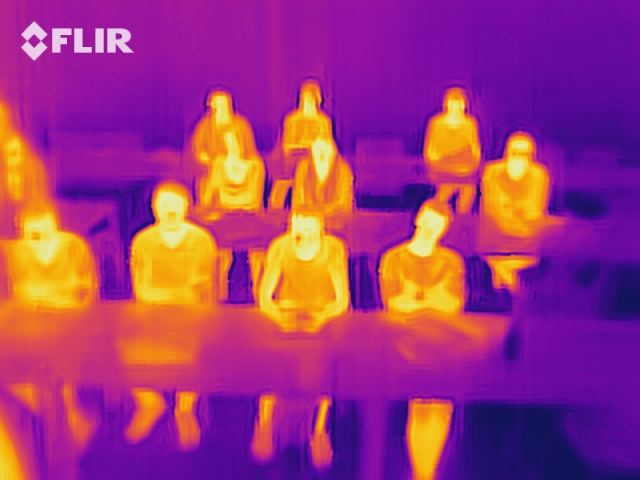
#> input picture testImages/FLIRImages/thermal3.jpg, 640 x 480 px
$ python testingThresholds.py
#> lines starting #> are read from the running program, lines starting #| are printed output that depends on the picture; after the words box and inside, x2 and y2 are one past the last pixel; in counts of white or black regions, pixels touching at a corner belong together
import cv2
import numpy as np
from matplotlib import pyplot as plt

def nothing(x):
    pass

def threshold():
    img = cv2.imread('../testImages/FLIRImages/thermal3.jpg')
#> img is the input picture: shape (480, 640, 3); mean B, G, R 121, 54.8, 157.6

    gray = cv2.cvtColor(img, cv2.COLOR_BGR2GRAY)
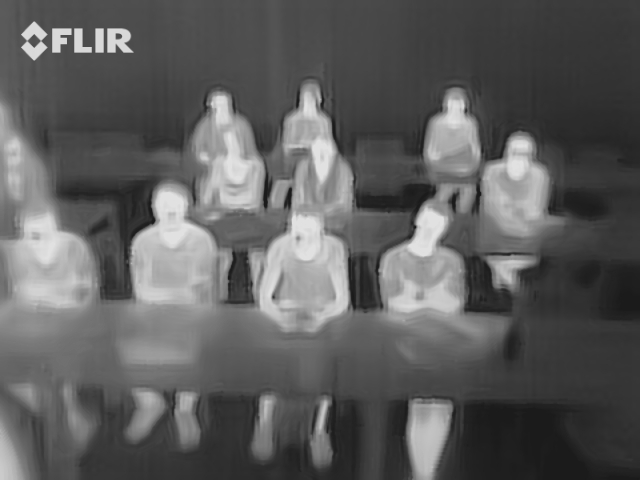
#> gray: shape (480, 640); min 26, max 226, mean 93.1

    cv2.namedWindow('Image Split', cv2.WINDOW_AUTOSIZE)
    cv2.createTrackbar('Threshold Constant', 'Image Split', 0, 255, nothing)
    cv2.createTrackbar('Threshold Variable', 'Image Split', 0, 255, nothing)

    while True:
        thresholdValue = cv2.getTrackbarPos('Threshold value', 'Threshold Transform')

        ret,thresh1 = cv2.threshold(gray,thresholdValue,255,cv2.THRESH_BINARY)
#> thresh1: shape (480, 640); every value is 255
#> ret = 0
        ret,thresh2 = cv2.threshold(gray,0,255,cv2.THRESH_OTSU)
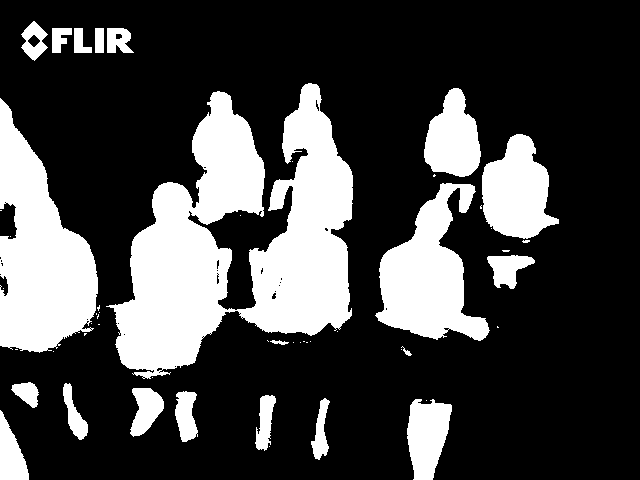
#> thresh2: shape (480, 640); 26.7% white; 52 white regions (31 under 20 px), largest, box (x1, y1, x2, y2) and area: (106, 83, 353, 379) 37853, (0, 98, 98, 353) 14788, (375, 183, 490, 341) 9483
#> ret = 115
        ret,thresh3 = cv2.threshold(gray,thresholdValue,255,cv2.THRESH_MASK)
#> thresh3: shape (480, 640); every value is 0
#> ret = 0
        ret,thresh4 = cv2.threshold(gray,0,255,cv2.THRESH_TRIANGLE)
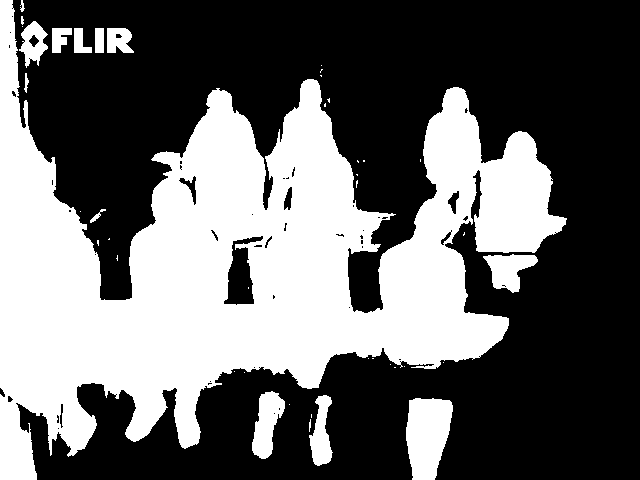
#> thresh4: shape (480, 640); 39.9% white; 42 white regions (28 under 20 px), largest, box (x1, y1, x2, y2) and area: (0, 0, 567, 480) 113642, (406, 398, 453, 480) 2990, (252, 391, 285, 459) 1344
#> ret = 86
        ret,thresh5 = cv2.threshold(gray,thresholdValue,255,cv2.THRESH_TOZERO_INV)
#> ret = 0
        '''
        cv2.imshow('Binary', thresh1)
        cv2.imshow('Binary Inverse', thresh2)
        cv2.imshow('Trunc', thresh3)
        cv2.imshow('To Zero', thresh4)
        cv2.imshow('To Zero Inverse', thresh5)
        '''
        # img.shape[0] -> height
        # img.shape[1] -> width
        width = 243
        height = int(width*(img.shape[0]/img.shape[1]))
#> height = 182
        dim = (width, height)
#> dim = (243, 182)

        thresh1 = cv2.resize(thresh1, dim)
#> thresh1: shape (182, 243); every value is 255
        thresh2 = cv2.resize(thresh2, dim)
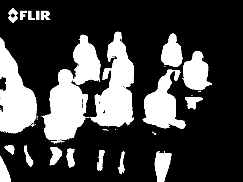
#> thresh2: shape (182, 243); min 0, max 255, mean 68.1
        thresh3 = cv2.resize(thresh3, dim)
#> thresh3: shape (182, 243); every value is 0
        thresh4 = cv2.resize(thresh4, dim)
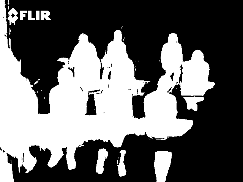
#> thresh4: shape (182, 243); min 0, max 255, mean 101.7
        thresh5 = cv2.resize(thresh5, dim)

        combined = np.concatenate((thresh1, thresh2, thresh3, thresh4, thresh5), axis=1)
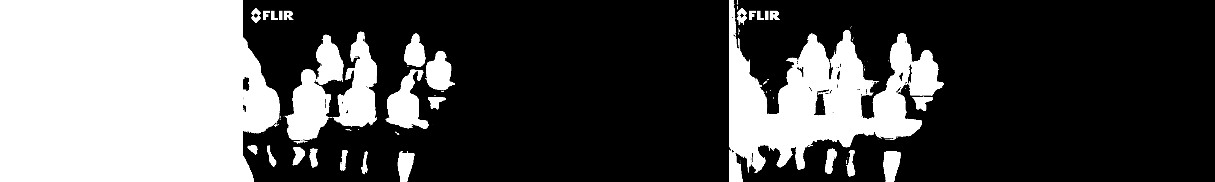
#> combined: shape (182, 1215); min 0, max 255, mean 85
        cv2.imshow('Threshold Transform', combined)

        if cv2.waitKey(100) & 0xFF == ord('q'):
#> (key q is pressed here)
            cv2.destroyAllWindows()
            break

if __name__ == "__main__":
    threshold()

$ run again, with testImages/FLIRImages/thermal2.jpg copied over testImages/FLIRImages/thermal3.jpg
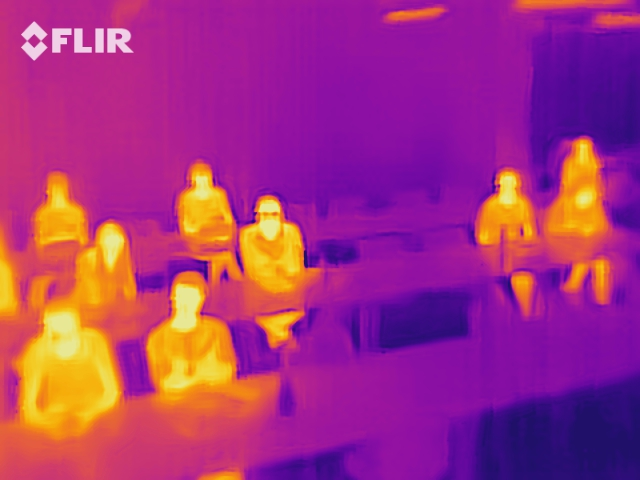
#> input picture testImages/FLIRImages/thermal2.jpg, 640 x 480 px
#> in threshold, img is the input picture: shape (480, 640, 3); mean B, G, R 126.9, 49.7, 164.3
#> in threshold, `ret,thresh1 = cv2.threshold(gray,thresholdValue,255,cv2.THRESH_BINARY)`: ret = 0
#> in threshold, `ret,thresh2 = cv2.threshold(gray,0,255,cv2.THRESH_OTSU)`:
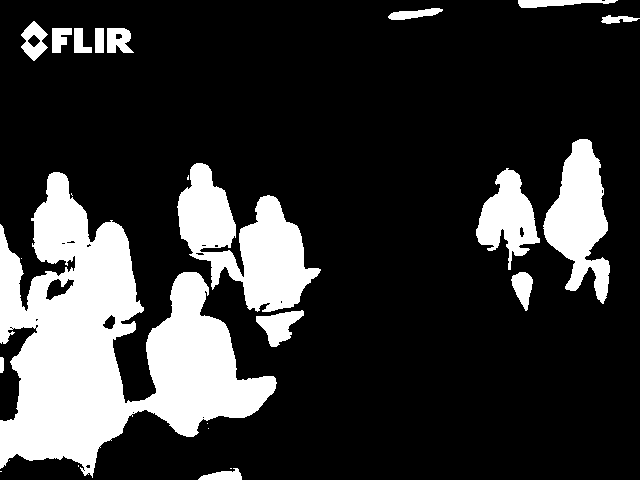
#> thresh2: shape (480, 640); 20.7% white; 25 white regions (9 under 20 px), largest, box (x1, y1, x2, y2) and area: (0, 172, 277, 478) 38868, (177, 163, 321, 312) 10340, (543, 139, 610, 304) 6076
#> in threshold, `ret,thresh2 = cv2.threshold(gray,0,255,cv2.THRESH_OTSU)`: ret = 118
#> in threshold, `ret,thresh3 = cv2.threshold(gray,thresholdValue,255,cv2.THRESH_MASK)`: ret = 0
#> in threshold, `ret,thresh4 = cv2.threshold(gray,0,255,cv2.THRESH_TRIANGLE)`: ret = 112
#> in threshold, `ret,thresh5 = cv2.threshold(gray,thresholdValue,255,cv2.THRESH_TOZERO_..`: ret = 0
#> in threshold, `combined = np.concatenate((thresh1, thresh2, thresh3, thresh4, thresh5..`:
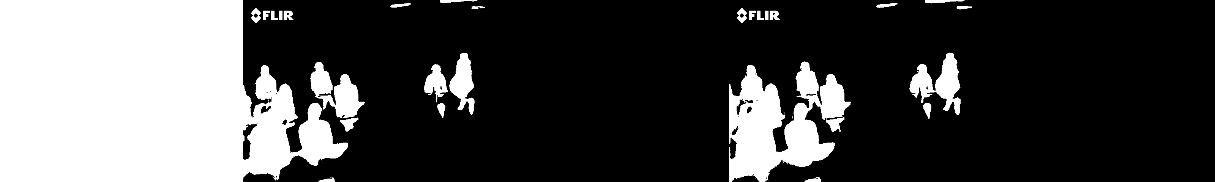
#> combined: shape (182, 1215); min 0, max 255, mean 73.2
